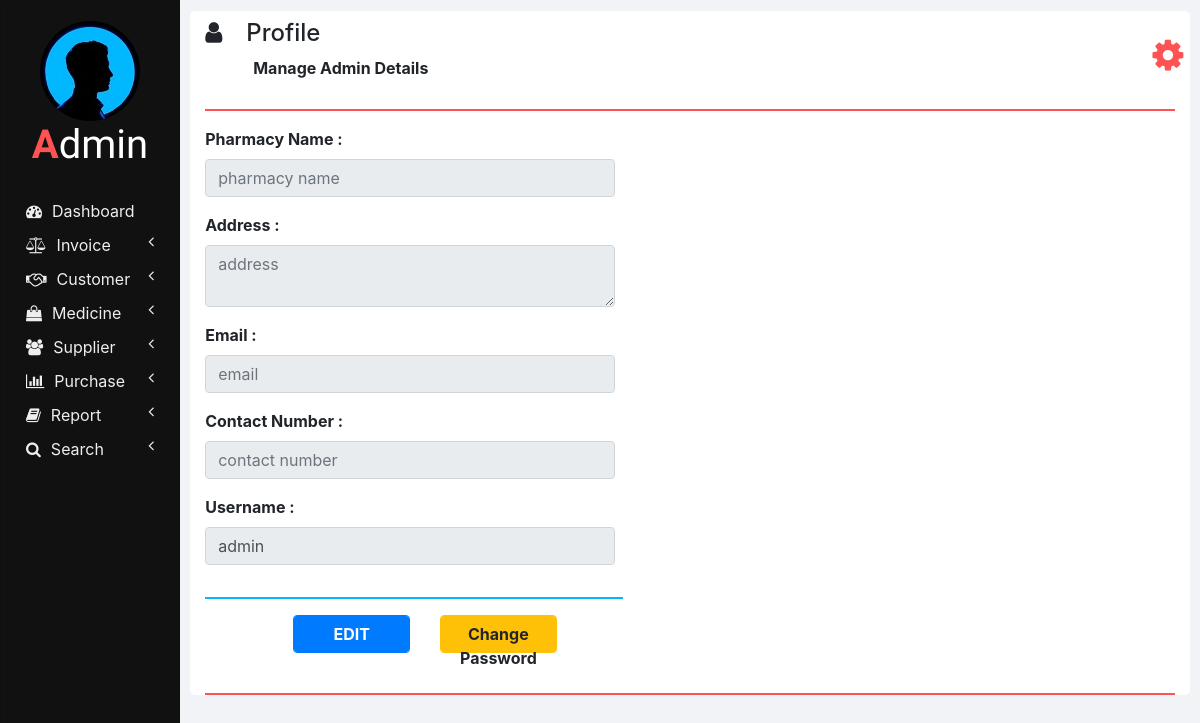
The page /my_profile.php on the database as committed earlier.
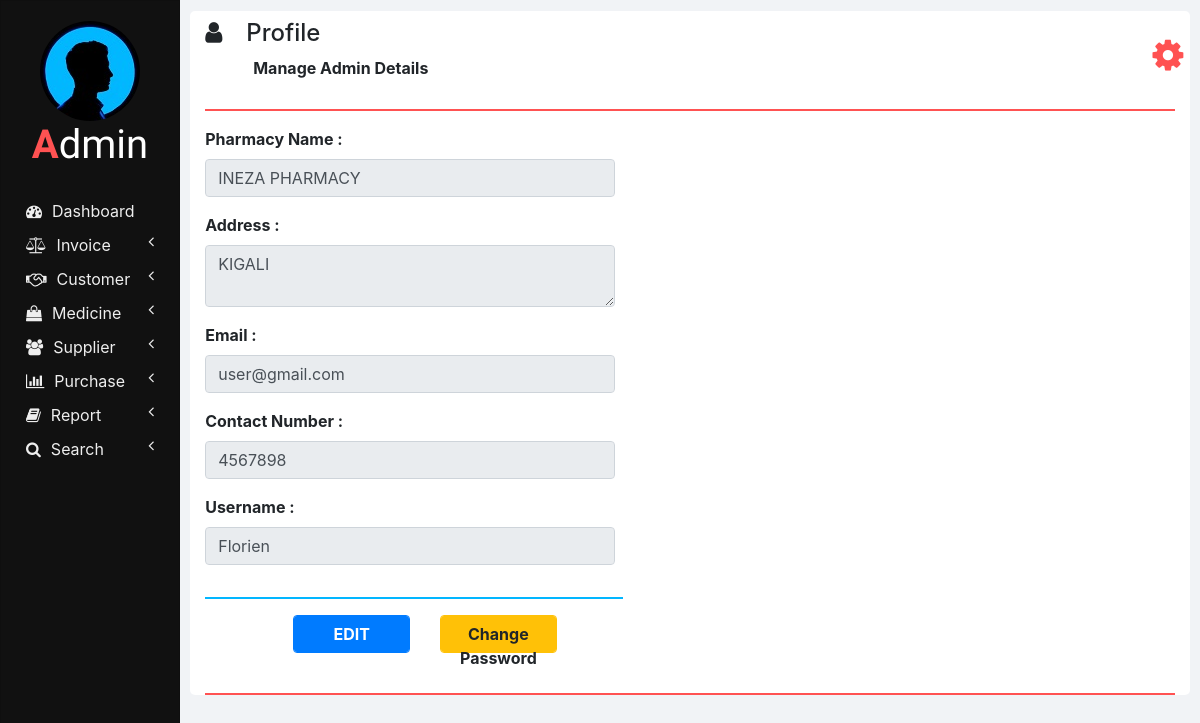
The same page on the database as committed later.
### tables this page shows
CREATE TABLE `admin_credentials` (
  `USERNAME` varchar(50) NOT NULL,
  `PASSWORD` varchar(50) NOT NULL,
  `PHARMACY_NAME` varchar(120) NOT NULL,
  `ADDRESS` varchar(100) NOT NULL,
  `EMAIL` varchar(100) NOT NULL,
  `CONTACT_NUMBER` double NOT NULL,
  `IS_LOGGED_IN` tinyint(1) NOT NULL
);

### my_profile.php (the view, shortened to what this page needs)
<!DOCTYPE html>
<html lang="en" dir="ltr">
  <head>
    <link rel="stylesheet" href="bootstrap/css/bootstrap.min.css">
    <link rel="stylesheet" href="https://use.fontawesome.com/releases/v5.3.1/css/all.css">
    <link rel="stylesheet" href="https://cdnjs.cloudflare.com/ajax/libs/font-awesome/4.7.0/css/font-awesome.min.css">
    <link rel="stylesheet" href="css/sidenav.css">
    <link rel="stylesheet" href="css/home.css">
  </head>
  <body>
    <div class="container-fluid">
      <div class="container">
        <?php
          require "php/header.php";
          require "php/db_connection.php";
          if($con) {
            $query = "SELECT * FROM admin_credentials";
            $result = mysqli_query($con, $query);
            $row = mysqli_fetch_array($result);
            $pharmacy_name = $row['PHARMACY_NAME'];
            $address = $row['ADDRESS'];
            $email = $row['EMAIL'];
            $contact_number = $row['CONTACT_NUMBER'];
            $username = $row['USERNAME'];
          }
        ?>
        <div class="row">
          <div class="row col col-md-6">
            <div class="row col col-md-12">
              <div class="col col-md-12 form-group">
                <label class="font-weight-bold" for="pharmacy_name">Pharmacy Name :</label>
                <input id="pharmacy_name" type="text" class="form-control" value="<?php echo $pharmacy_name; ?>" placeholder="pharmacy name" onkeyup="validateName(this.value, 'pharmacy_name_error');" disabled>
              </div>
            </div>
            <div class="row col col-md-12">
              <div class="col col-md-12 form-group">
                <label class="font-weight-bold" for="address">Address :</label>
                <textarea id="address" class="form-control" placeholder="address" onkeyup="validateAddress(this.value, 'address_error');" style="max-height: 100px;" disabled><?php echo $address; ?></textarea>
              </div>
            </div>
            <div class="row col col-md-12">
              <div class="col col-md-12 form-group">
                <label class="font-weight-bold" for="email">Email :</label>
                <input id="email" type="email" class="form-control" value="<?php echo $email; ?>" placeholder="email" onkeyup="notNull(this.value, 'email_error');" disabled>
              </div>
            </div>
            <div class="row col col-md-12">
              <div class="col col-md-12 form-group">
                <label class="font-weight-bold" for="contact_number">Contact Number :</label>
                <input id="contact_number" type="number" class="form-control" value="<?php echo $contact_number; ?>" placeholder="contact number" onkeyup="validateContactNumber(this.value, 'contact_number_error');" disabled>
              </div>
            </div>
            <div class="row col col-md-12">
              <div class="col col-md-12 form-group">
                <label class="font-weight-bold" for="username">Username :</label>
                <input id="username" type="text" class="form-control" value="<?php echo $username; ?>" placeholder="username" onkeyup="notNull(this.value, 'username_error');" disabled>
              </div>
            </div>
            <div class="col col-md-12">
              <hr class="col-md-12 float-left" style="padding: 0px; width: 95%; border-top: 2px solid  #02b6ff;">
            </div>
            <div class="row col col-md-12 m-auto" id="edit">
              <div class="col col-md-2 form-group float-right"></div>
              <div id="edit_button" class="col col-md-4 form-group float-right">
                <button class="btn btn-primary form-control font-weight-bold" onclick="edit();">EDIT</button>
              </div>
              <div id="password_button" class="col col-md-4 form-group float-right">
                <a href="change_password.php" class="btn btn-warning form-control font-weight-bold">Change Password</a>
              </div>
            </div>
          </div>
        </div>
        <hr style="border-top: 2px solid #ff5252;">
      </div>
    </div>
  </body>
</html>

Rows that differ between the two databases and show on the page:
no longer on this page (row edited): admin_credentials: USERNAME "admin"
added admin_credentials: PHARMACY_NAME "INEZA PHARMACY", ADDRESS "KIGALI", EMAIL "user@gmail.com", CONTACT_NUMBER "4567898", USERNAME "Florien"
